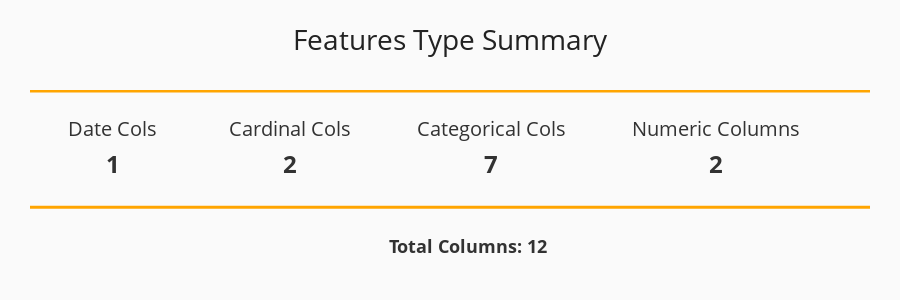

The notebook cell this image was saved under:
### Markdown cell above
### Dedection for Features Type

### Code cell
def dedect_features(df,nc_th=20,cn_th=30):
    '''
    Parameters
    ----------
    df : DataFrame
        Main Df
    nc_th : Integer, 
        Numeric but categorical threshold limit. The default is 20.
    cn_th : Integer, 
        Categorical but numeric threshold limit. The default is 30.

    Returns
    -------
    date_cols : List
        Date Types Columns List.
    num_but_cat : List
        Numeric but Categorical Types Columns List.
    cat_col : List
        Categorical Types Columns List.
    cat_but_num : List
        Categorical but Numeric Columns List.
    num_col : List
        Date Types Columns List.

    '''
    date_cols=[col for col in df if df[col].dtypes=="datetime64[ns]"]
    
    num_but_cat=[col for col in df.select_dtypes(['float','integer']).columns if df[col].value_counts().shape[0]<nc_th]
    cat_col=df.select_dtypes(['object','category']).columns.to_list()+num_but_cat
    cat_but_num=[col for col in df.select_dtypes(['object','category']).columns if df[col].value_counts().shape[0]>cn_th]
    cat_col=[col for col in cat_col if col not in cat_but_num]
    
    num_col=df.select_dtypes(['integer','float']).columns.to_list()
    num_col=[col for col in num_col if col not in num_but_cat]
    
    fig0=go.Figure()
    fig0.add_trace(go.Scatter(
        x=[0.2,1.7,3.4,5.3],
        y=[1.7, 1.7, 1.7, 1.7],
        mode="text",
        text=["Date Cols","Cardinal Cols","Categorical Cols","Numeric Columns", "Numeric but Cat. Columns"],
        textposition="bottom center"
        ))
    
    fig0.add_trace(go.Scatter(
    x=[0.2,1.7,3.4,5.3],
    y=[1.1, 1.1, 1.1, 1.1],
    mode="text", 
    text=["<span style='font-size:24px'><b>"+ str(len(date_cols)) +"</b></span>", 
          "<span style='font-size:24px'><b>"+ str(len(cat_but_num)) +"</b></span>",
          "<span style='font-size:24px'><b>"+ str(len(cat_col)) + "</b></span>",
          "<span style='font-size:24px'><b>"+ str(len(num_col)) + "</b></span>",
          "<span style='font-size:24px'><b>"+ str(len(num_but_cat)) + "</b></span>",
          "<span style='font-size:24px'><b>17</b></span>"],
    textposition="bottom center"
        ))
    fig0.add_hline(y=2.2, line_width=5, line_color='orange')
    fig0.add_hline(y=0.3, line_width=3, line_color='orange')
    fig0.add_trace(go.Scatter(
        x=[3.2],
        y=[-0.2],
        mode="text",
        text=["<span style='font-size:18px'><b>Total Columns: "+str(df.shape[1])+"</b></span>"],
        textposition="bottom center"
        ))
    fig0.update_yaxes(visible=False)
    fig0.update_xaxes(visible=False)
    fig0.update_layout(showlegend=False, height=300, width=900, 
                  title='Features Type Summary', title_x=0.5, title_y=0.9,
                  xaxis_range=[-0.5,6.6], yaxis_range=[-1.2,2.2],
                  plot_bgcolor='#fafafa', paper_bgcolor='#fafafa',
                  font=dict(size=20, color='#323232'),
                  title_font=dict(size=28, color='#222'),
                  margin=dict(t=90,l=30,b=0,r=30), 
    )
    fig0.show()
    
    return date_cols,num_but_cat,cat_col,cat_but_num,num_col

date_cols,num_but_cat,cat_col,cat_but_num,num_col=dedect_features(csv)

### Figure 1 — Plotly figure (JSON) as saved in the notebook; plotly's stock layout.template omitted (floating-point values rounded to 4 significant figures)
{"data": [{"mode": "text", "text": ["Date Cols", "Cardinal Cols", "Categorical Cols", "Numeric Columns", "Numeric but Cat. Columns"], "textposition": "bottom center", "x": [0.2, 1.7, 3.4, 5.3], "y": [1.7, 1.7, 1.7, 1.7], "type": "scatter"}, {"mode": "text", "text": ["<span style='font-size:24px'><b>1</b></span>", "<span style='font-size:24px'><b>2</b></span>", "<span style='font-size:24px'><b>7</b></span>", "<span style='font-size:24px'><b>2</b></span>", "<span style='font-size:24px'><b>2</b></span>", "<span style='font-size:24px'><b>17</b></span>"], "textposition": "bottom center", "x": [0.2, 1.7, 3.4, 5.3], "y": [1.1, 1.1, 1.1, 1.1], "type": "scatter"}, {"mode": "text", "text": ["<span style='font-size:18px'><b>Total Columns: 12</b></span>"], "textposition": "bottom center", "x": [3.2], "y": [-0.2], "type": "scatter"}], "layout": {"shapes": [{"line": {"color": "orange", "width": 5}, "type": "line", "x0": 0, "x1": 1, "xref": "x domain", "y0": 2.2, "y1": 2.2, "yref": "y"}, {"line": {"color": "orange", "width": 3}, "type": "line", "x0": 0, "x1": 1, "xref": "x domain", "y0": 0.3, "y1": 0.3, "yref": "y"}], "yaxis": {"visible": false, "range": [-1.2, 2.2], "type": "linear"}, "xaxis": {"visible": false, "range": [-0.5, 6.6], "type": "linear"}, "title": {"text": "Features Type Summary", "x": 0.5, "y": 0.9, "font": {"size": 28, "color": "#222"}}, "font": {"size": 20, "color": "#323232"}, "margin": {"t": 90, "l": 30, "b": 0, "r": 30}, "showlegend": false, "height": 300, "width": 900, "plot_bgcolor": "#fafafa", "paper_bgcolor": "#fafafa"}}
